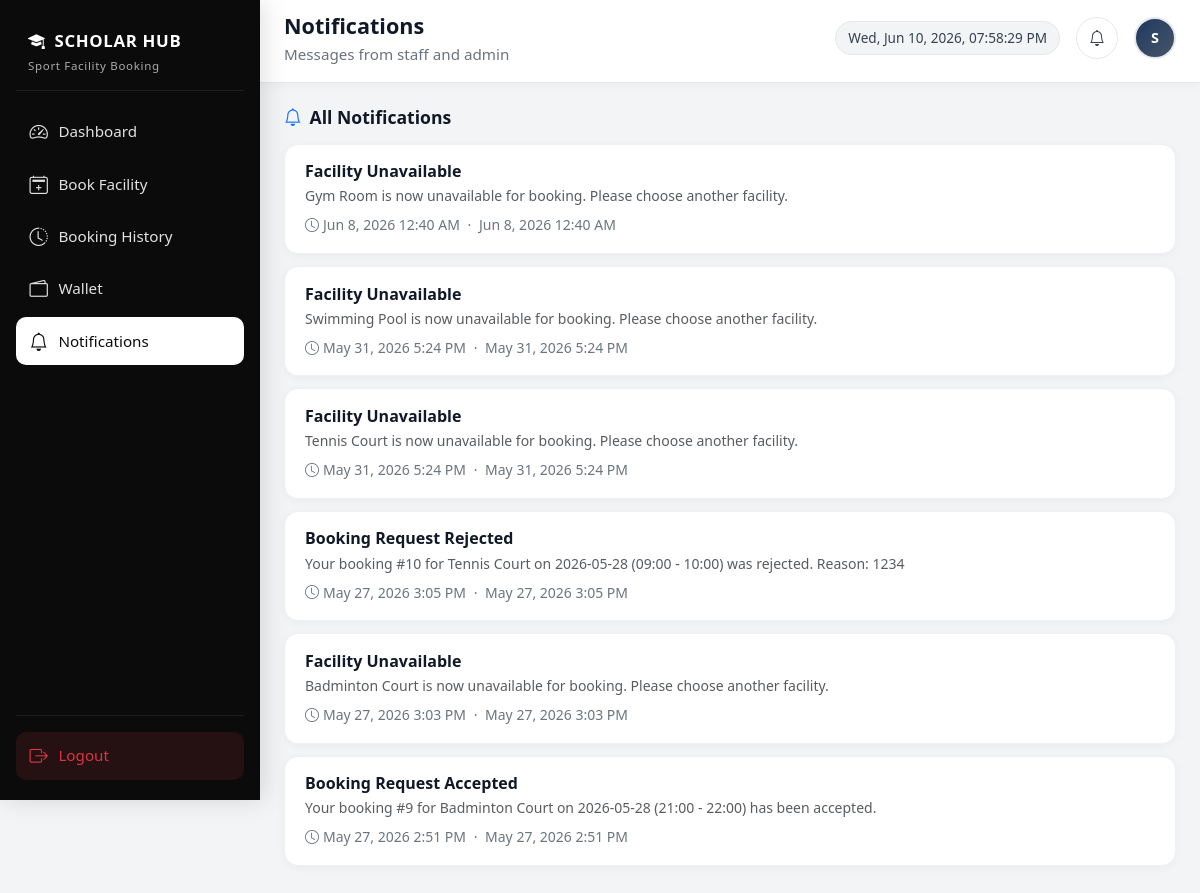
The app's page /student_notifications.php (signed in) with its own data.
### tables this page shows
CREATE TABLE `notifications` (
  `id` int(11) NOT NULL,
  `user_id` int(11) NOT NULL,
  `title` varchar(255) NOT NULL,
  `message` text NOT NULL,
  `is_read` tinyint(1) NOT NULL DEFAULT 0,
  `created_at` timestamp NOT NULL DEFAULT current_timestamp()
);

### includes/notification_helpers.php (called while the page is built, shortened)
<?php
function notifications_ensure_table(mysqli $conn): void
{
    $sql = "CREATE TABLE IF NOT EXISTS notifications (
        id INT AUTO_INCREMENT PRIMARY KEY,
        user_id INT NOT NULL,
        title VARCHAR(255) NOT NULL,
        message TEXT NOT NULL,
        is_read TINYINT(1) NOT NULL DEFAULT 0,
        created_at TIMESTAMP NOT NULL DEFAULT CURRENT_TIMESTAMP,
        INDEX idx_user_created (user_id, created_at),
        FOREIGN KEY (user_id) REFERENCES users(id) ON DELETE CASCADE
    ) ENGINE=InnoDB DEFAULT CHARSET=utf8mb4 COLLATE=utf8mb4_general_ci";
}
function notifications_fetch_for_user(mysqli $conn, int $user_id, int $limit = 30): array
{
    $items = [];
    $stmt = mysqli_prepare(
        $conn,
        "SELECT id, title, message, is_read, created_at
         FROM notifications
         WHERE user_id = ?
         ORDER BY created_at DESC
         LIMIT ?"
    );
    mysqli_stmt_bind_param($stmt, 'ii', $user_id, $limit);
    mysqli_stmt_execute($stmt);
    $res = mysqli_stmt_get_result($stmt);
    while ($row = mysqli_fetch_assoc($res)) {
        $items[] = $row;
    }
    return $items;
}
function notifications_format_datetime(string $datetime): string
{
    $ts = strtotime($datetime);
    return date('M j, Y g:i A', $ts);
}
function notifications_format_time(string $datetime): string
{
    $ts = strtotime($datetime);
    $diff = time() - $ts;
    return date('M j, Y g:i A', $ts);
}

### student_notifications.php (the view, shortened to what this page needs)
<?php
require_once __DIR__ . '/db.php';
require_once __DIR__ . '/includes/notification_helpers.php';
$student_name = isset($_SESSION['full_name']) && trim((string) $_SESSION['full_name']) !== ''
    ? htmlspecialchars($_SESSION['full_name'], ENT_QUOTES, 'UTF-8')
    : 'Student';
$student_email = isset($_SESSION['email'])
    ? htmlspecialchars((string) $_SESSION['email'], ENT_QUOTES, 'UTF-8')
    : '';
$user_id = (int) $_SESSION['user_id'];
$notifications = notifications_fetch_for_user($conn, $user_id, 200);
?>
<!DOCTYPE html>
<html lang="en">
<head>
    <link href="https://cdn.jsdelivr.net/npm/bootstrap@5.3.3/dist/css/bootstrap.min.css" rel="stylesheet">
    <link href="https://cdn.jsdelivr.net/npm/bootstrap-icons@1.11.3/font/bootstrap-icons.css" rel="stylesheet">
</head>
<body>
<?php include __DIR__ . '/includes/student_sidebar.php'; ?>
<div class="main-wrap" id="mainWrap">
    <header class="top-header">
        <div class="d-flex align-items-center justify-content-between flex-wrap gap-2">
            <div class="d-flex align-items-center gap-3">
                <div>
                    <div class="page-title">Notifications</div>
                    <div class="welcome-text">Messages from staff and admin</div>
                </div>
            </div>
            <div class="d-flex align-items-center gap-3 flex-wrap">
                <div class="datetime-pill" id="liveDateTime"></div>
                <?php include __DIR__ . '/includes/student_notification_bell.php'; ?>
                <div class="avatar" title="<?php echo $student_email !== '' ? $student_email : $student_name; ?>">
                    <?php
                    $parts = preg_split('/\s+/', trim((string) ($_SESSION['full_name'] ?? 'S')));
                    $ini = strtoupper(substr($parts[0] ?? 'S', 0, 1));
                    echo htmlspecialchars($ini, ENT_QUOTES, 'UTF-8');
                    ?>
                </div>
            </div>
        </div>
    </header>
    <main class="content-area">
        <div class="d-flex flex-wrap justify-content-between align-items-center gap-2 mb-3">
            <h2 class="section-title mb-0"><i class="bi bi-bell text-primary"></i> All Notifications</h2>
        </div>
        <?php if (empty($notifications)): ?>
            <div class="table-wrap p-5 text-center text-muted">
                <i class="bi bi-bell-slash fs-1 d-block mb-2 opacity-50"></i>
                You have no notifications yet.
            </div>
        <?php else: ?>
            <?php foreach ($notifications as $n): ?>
                <article
                    class="notif-page-card<?php echo (int) $n['is_read'] === 0 ? ' unread' : ''; ?>"
                    data-id="<?php echo (int) $n['id']; ?>"
                >
                    <div class="d-flex justify-content-between align-items-start gap-2 mb-1">
                        <h3 class="notif-page-title h6 mb-0"><?php echo htmlspecialchars($n['title'], ENT_QUOTES, 'UTF-8'); ?></h3>
                    </div>
                    <p class="text-muted mb-2 small" style="white-space: pre-wrap;"><?php echo htmlspecialchars($n['message'], ENT_QUOTES, 'UTF-8'); ?></p>
                    <div class="small text-secondary">
                        <i class="bi bi-clock me-1"></i><?php echo htmlspecialchars(notifications_format_datetime($n['created_at']), ENT_QUOTES, 'UTF-8'); ?>
                        <span class="mx-1">·</span>
                        <?php echo htmlspecialchars(notifications_format_time($n['created_at']), ENT_QUOTES, 'UTF-8'); ?>
                    </div>
                </article>
            <?php endforeach; ?>
        <?php endif; ?>
    </main>
</div>
</body>
</html>

### includes/student_styles.php (style rules this page uses)
:root { --sidebar-width: 260px; --sidebar-bg: #0b0b0b; --sidebar-hover: #1a1a1a; --page-bg: #f3f4f6; --card-radius: 14px; --transition: 0.22s ease; }
html { overflow-x: hidden; }
body { font-family: system-ui, -apple-system, BlinkMacSystemFont, "Segoe UI", Roboto, sans-serif; background: var(--page-bg); min-height: 100vh; min-height: 100dvh; overflow-x: hidden; }
.main-wrap { margin-left: var(--sidebar-width); min-height: 100vh; transition: margin-left var(--transition); }
.top-header { background: #fff; border-bottom: 1px solid #e5e7eb; padding: max(0.65rem, env(safe-area-inset-top)) clamp(0.75rem, 2.5vw, 1.5rem) 1rem; position: sticky; top: 0; z-index: 1020; box-shadow: 0 2px 12px rgba(0,0,0,0.04); }
.page-title { font-weight: 700; font-size: clamp(1.05rem, 2.8vw, 1.35rem); color: #111827; }
.welcome-text { color: #6b7280; font-size: clamp(0.8rem, 2.2vw, 0.95rem); }
.datetime-pill { font-size: clamp(0.72rem, 1.8vw, 0.85rem); color: #374151; background: #f3f4f6; border: 1px solid #e5e7eb; padding: 0.35rem 0.75rem; border-radius: 999px; white-space: nowrap; }
.avatar { width: 42px; height: 42px; border-radius: 50%; background: linear-gradient(135deg, #1e3a5f, #475569); color: #fff; display: flex; align-items: center; justify-content: center; font-weight: 700; font-size: 0.9rem; border: 2px solid #e5e7eb; flex-shrink: 0; }
.content-area { padding: clamp(0.75rem, 2.5vw, 1.5rem); padding-bottom: max(1.5rem, env(safe-area-inset-bottom)); }
.section-title { font-weight: 700; font-size: clamp(1rem, 2.5vw, 1.1rem); color: #111827; margin-bottom: 1rem; display: flex; align-items: center; gap: 0.5rem; }
.section-title::after { content: ""; flex: 1; height: 1px; background: linear-gradient(90deg, #e5e7eb, transparent); margin-left: 0.5rem; }
.notif-page-card { background: #fff; border: 1px solid #eef0f3; border-radius: var(--card-radius); padding: 1.1rem 1.25rem; margin-bottom: 0.75rem; box-shadow: 0 2px 10px rgba(0,0,0,0.04); }
.notif-page-card .notif-page-title { font-weight: 700; color: #111827; }

### records on screen
notifications: title "Facility Unavailable", message "Gym Room is now unavailable for booking. Please choose another facility.", created_at "Jun 8, 2026 12:40 AM"
notifications: title "Facility Unavailable", message "Swimming Pool is now unavailable for booking. Please choose another facility.", created_at "May 31, 2026 5:24 PM"
notifications: title "Facility Unavailable", message "Tennis Court is now unavailable for booking. Please choose another facility.", created_at "May 31, 2026 5:24 PM"
notifications: title "Booking Request Rejected", message "Your booking #10 for Tennis Court on 2026-05-28 (09:00 - 10:00) was rejected. Reason: 1234", created_at "May 27, 2026 3:05 PM"
notifications: title "Facility Unavailable", message "Badminton Court is now unavailable for booking. Please choose another facility.", created_at "May 27, 2026 3:03 PM"
notifications: title "Booking Request Accepted", message "Your booking #9 for Badminton Court on 2026-05-28 (21:00 - 22:00) has been accepted.", created_at "May 27, 2026 2:51 PM"

### other values on screen
$ini "S"
